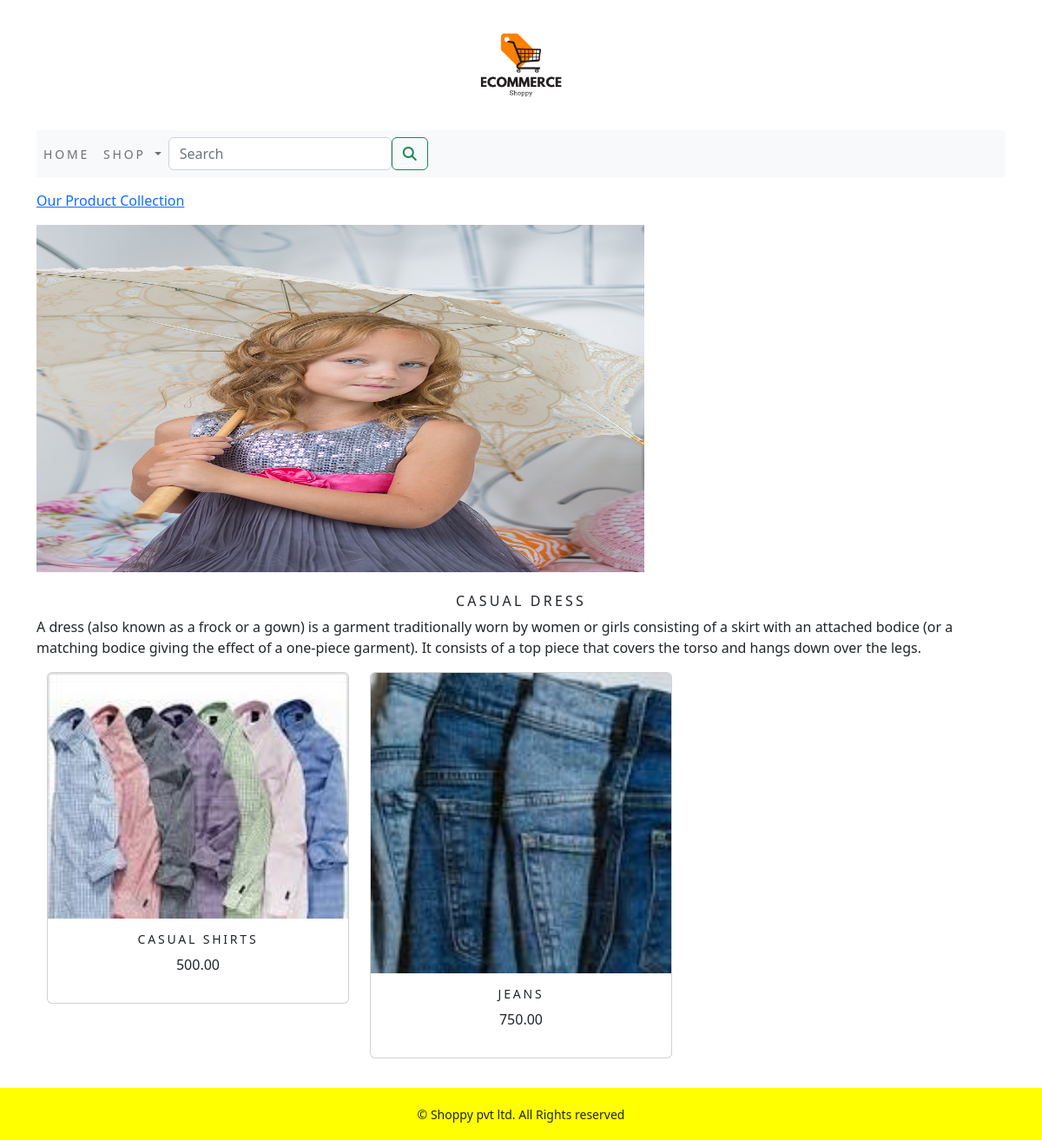
The page /shop/casual-dress/ on the database its author committed.
### shop/models.py (models this page shows, shortened)
class Category(models.Model):
    name=models.CharField(max_length=250,unique=True)
    slug=models.SlugField(max_length=250,unique=True)
    description=models.TextField(blank=True)
    image=models.ImageField(upload_to='category',blank=True)
    class Meta:
        ordering=('name',)
        verbose_name='category'
        verbose_name_plural='categories'
    def get_urls(self):
        return reverse('shop:product_by_category',args=[self.slug])

class Product(models.Model):
    name = models.CharField(max_length=250, unique=True)
    slug = models.SlugField(max_length=250, unique=True)
    description = models.TextField(blank=True)
    price=models.DecimalField(max_digits=10,decimal_places=2)
    category=models.ForeignKey(Category,on_delete=models.CASCADE)
    image = models.ImageField(upload_to='product', blank=True)
    stock=models.IntegerField()
    available=models.BooleanField(default=True)
    created=models.DateTimeField(auto_now_add=True)
    updated=models.DateTimeField(auto_now=True)
    def get_url(self):
        return reverse('shop:prodCatdetail',args=[self.category.slug,self.slug])
    class Meta:
        ordering=('name',)
        verbose_name='product'
        verbose_name_plural='products'

### shop/views.py (the view)
# urls.py: path('',views.allProdCat,name='allProdCat'),
def allProdCat(request,c_slug=None):
    c_page=None
    products_list=None
    if c_slug!=None:
        c_page=get_object_or_404(Category,slug=c_slug)
        products_list=Product.objects.all().filter(category=c_page,available=True)
    else:
        products_list=Product.objects.all().filter(available=True)
    paginator=Paginator(products_list,6)
    try:
        page=int(request.GET.get('page','1'))
    except:
        page=1
    try:
        products=paginator.page(page)
    except (EmptyPage,InvalidPage):
        products=paginator.page(paginator.num_pages)
    return render(request,"category.html",{'category':c_page,'products':products})

### cart/context_processors.py (called while the page is built)
def counter(request):
    item_count=0
    if 'admin' in request.path:
        return {}
    else:
        try:
            cart=Cart.objects.filter(cart_id=_cart_id(request))
            car_items=CartItem.objects.all().filter(cart=cart[:1])
            for cart_item in car_items:
                item_count += cart_item.quantity
        except Cart.DoesNotExist:
            item_count=0
    return dict(item_count=item_count)

### cart/views.py (called while the page is built)
def _cart_id(request):
    cart=request.session.session_key
    if not cart:
        cart=request.session.create()
    return cart

### shop/context_processors.py (called while the page is built)
def menu_links(request):
    links=Category.objects.all()
    return dict(links=links)

### template/category.html (shortened to what this page needs)
{% extends 'base.html' %}
{% load static %}
{% block content %}
    {% if category %}
        <div>
            <div class="row my_row_class">
                <div class="mx-auto">
                <p><a href="{% url 'shop:allProdCat' %}">Our Product Collection</a></p>
            </div>
            </div>
        </div>
    {% endif %}
<div class="mx_auto">
    {% if category %}
        <img src="{{category.image.url}}" alt="{{category.name}}" width="700px" height="400px">
</div>
    <br>
<div>
    <h1 class="text-center my_title">{{category.name}}</h1>
    <p class="text-justify">{{category.description}}</p>
</div>
    {% endif %}
<div class="container">
    <div class="row mx_auto">
        {% for product in products.object_list %}
            <div class="my_bottom_margin col-9 col-sm-12 col-md-4 col-lg-4">
                <div class="card text-center" style="min-width:18rem;">
                    <a href="{{product.get_url}}"><img class="card-img-top my_image" src="{{product.image.url}}" alt="{{product.name}}"></a>
                    <div class="card-body">
                    <h4>{{product.name}}</h4>
                    <p>{{product.price}}</p>
                </div>
                </div>
            </div>
        {% endfor %}
    </div>
    <br>
</div>
{% endblock %}

### static/css/custom.css (style rules this page uses)
.my_row_class { padding-top : 15px; }
.my_title { font-size : 16px; text-transform : uppercase; letter-spacing : .2em; }
.my_bottom_margin { margin-bottom : 10px; }
.card-body h4 { font-size : 14px; text-transform : uppercase; letter-spacing : .2em; }

### rows shown on the page
Category: image (picture), name "CASUAL DRESS", description "A dress (also known as a frock or a gown) is a garment traditionally worn by women or girls consisting of a skirt with an attached bodice (or a matching bodice giving the effect of a one-piece garment). It consists of a top piece that covers the torso and hangs down over the legs."
Product: image (picture), name "CASUAL SHIRTS", price "500.00"
Product: image (picture), name "JEANS", price "750.00"
